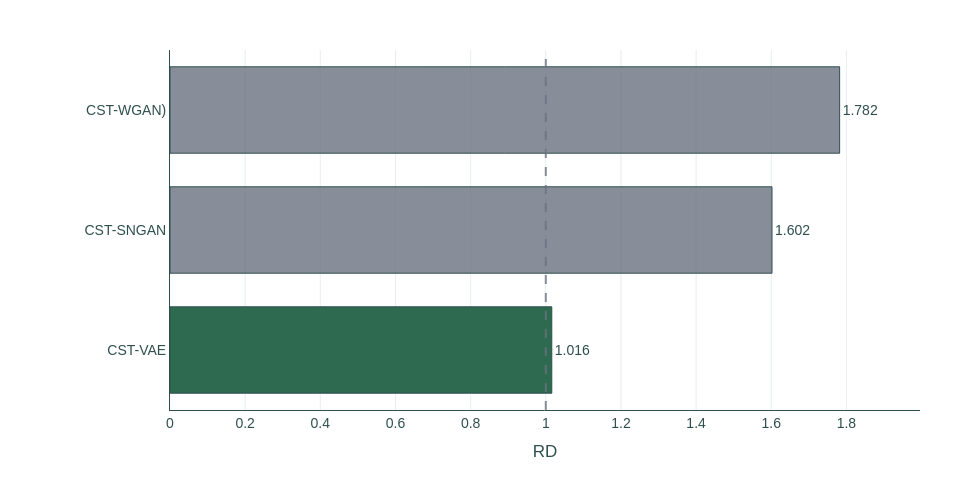

Notebook cell for this chart:
### Code cell
from pathlib import Path
import importlib

import pandas as pd
import plotly.graph_objects as go
import plotly.io._kaleido as plotly_kaleido

cwd = Path.cwd()
project_root = cwd
for _ in range(6):
    if (project_root / "data").exists() and (project_root / "src").exists():
        break
    if project_root.parent == project_root:
        break
    project_root = project_root.parent

output_dir = project_root / "images"
output_dir.mkdir(parents=True, exist_ok=True)
output_path = output_dir / "rd_comparison.png"

results = [
    {"model": "CST-WGAN)", "rd": 1.782, "source": "paper"},
    {"model": "CST-SNGAN", "rd": 1.602, "source": "paper"},
    {"model": "CST-VAE", "rd": 1.016, "source": "mine"},
]

df = pd.DataFrame(results).sort_values("rd", ascending=True).reset_index(drop=True)

slate_dark = "#2F4F4F"
highlight_green = "#2D6A4F"
grid_color = "rgba(47, 79, 79, 0.10)"
reference_gray = "rgba(107, 114, 128, 0.8)"

df["color"] = df["source"].map({"mine": highlight_green, "paper": reference_gray})

fig = go.Figure(
    go.Bar(
        x=df["rd"],
        y=df["model"],
        orientation="h",
        marker=dict(
            color=df["color"],
            line=dict(color=slate_dark, width=1),
        ),
        text=df["rd"],
        texttemplate="%{text:.3f}",
        textposition="outside",
        hovertemplate=(
            "<b>%{y}</b><br>"
            "RD: %{x:.3f}<extra></extra>"
        ),
    )
)

fig.add_vline(
    x=1,
    line_dash="dash",
    line_color=reference_gray,
    line_width=2,
)

fig.update_layout(
    template="plotly_white",
    width=980,
    height=480,
    font=dict(family="Arial", size=14, color=slate_dark),
    margin=dict(l=170, r=60, t=50, b=70),
    plot_bgcolor="white",
    paper_bgcolor="white",
    showlegend=False,
    bargap=0.28,
)

fig.update_xaxes(
    title=dict(text="RD"),
    showline=True,
    linewidth=1,
    linecolor=slate_dark,
    gridcolor=grid_color,
    zeroline=False,
    range=[0, df["rd"].max() * 1.12],
)

fig.update_yaxes(
    showline=True,
    linewidth=1,
    linecolor=slate_dark,
    gridcolor="rgba(0, 0, 0, 0)",
    zeroline=False,
)

importlib.reload(plotly_kaleido)
fig.write_image(output_path, width=980, height=480, scale=300 / 96)
print(f"Imagem salva em: {output_path}")

fig.show()

### Figure 1 — Plotly figure (JSON) as saved in the notebook; plotly's stock layout.template omitted (floating-point values rounded to 4 significant figures)
{"data": [{"hovertemplate": "<b>%{y}</b><br>RD: %{x:.3f}<extra></extra>", "marker": {"color": ["#2D6A4F", "rgba(107, 114, 128, 0.8)", "rgba(107, 114, 128, 0.8)"], "line": {"color": "#2F4F4F", "width": 1}}, "orientation": "h", "text": [1.016, 1.602, 1.782], "textposition": "outside", "texttemplate": "%{text:.3f}", "type": "bar", "x": [1.016, 1.602, 1.782], "y": ["CST-VAE", "CST-SNGAN", "CST-WGAN)"]}], "layout": {"bargap": 0.28, "font": {"color": "#2F4F4F", "family": "Arial", "size": 14}, "height": 480, "margin": {"b": 70, "l": 170, "r": 60, "t": 50}, "paper_bgcolor": "white", "plot_bgcolor": "white", "shapes": [{"line": {"color": "rgba(107, 114, 128, 0.8)", "dash": "dash", "width": 2}, "type": "line", "x0": 1, "x1": 1, "xref": "x", "y0": 0, "y1": 1, "yref": "y domain"}], "showlegend": false, "width": 980, "xaxis": {"gridcolor": "rgba(47, 79, 79, 0.10)", "linecolor": "#2F4F4F", "linewidth": 1, "range": [0, 1.996], "showline": true, "title": {"text": "RD"}, "zeroline": false}, "yaxis": {"gridcolor": "rgba(0, 0, 0, 0)", "linecolor": "#2F4F4F", "linewidth": 1, "showline": true, "zeroline": false}}}
